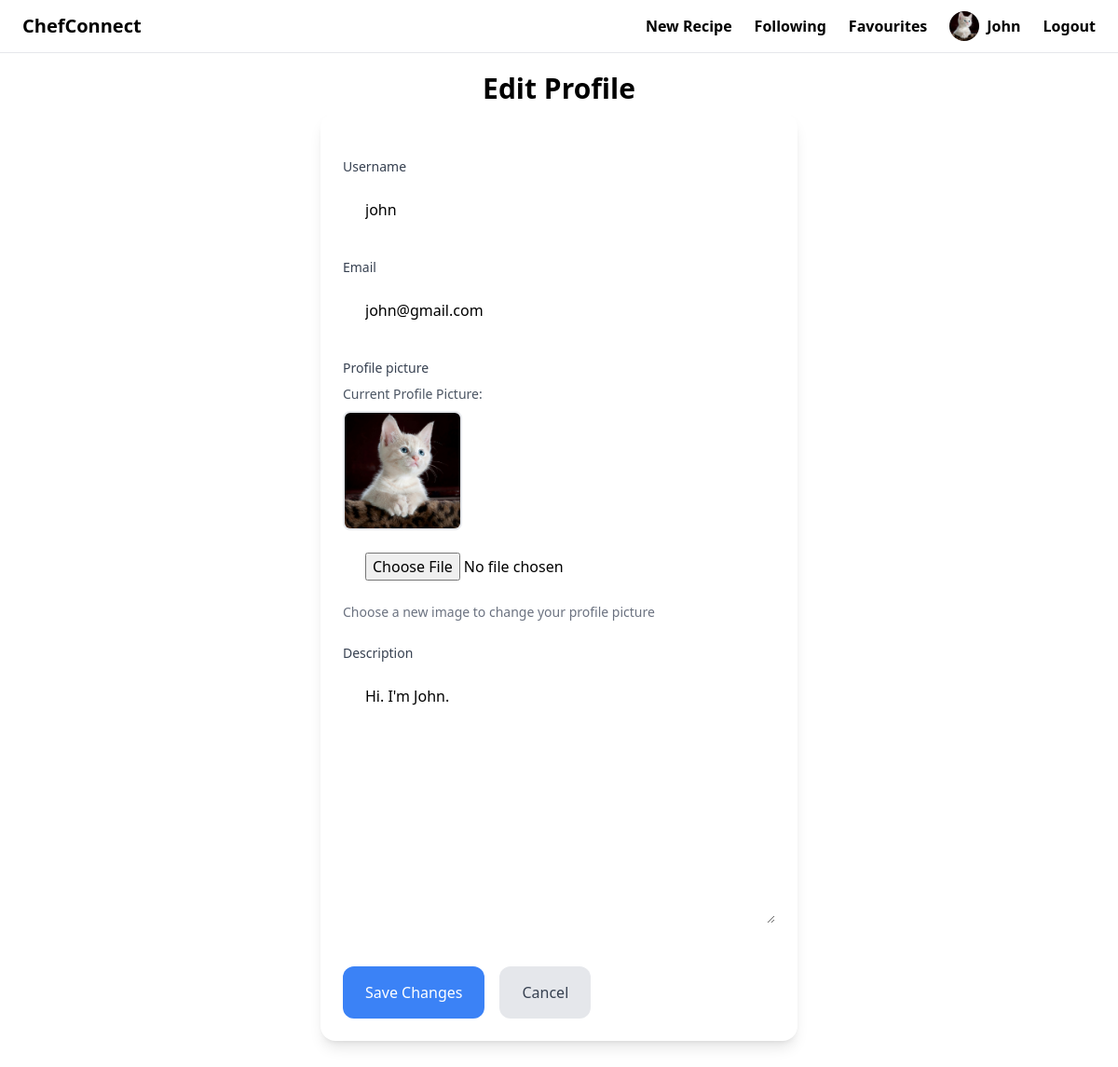
Page /users/profile/edit/ (signed in) on the committed database.
### users/models.py (models this page shows, shortened)
class CustomUser(AbstractUser):
    profile_picture = models.ImageField(upload_to="profile_pictures", blank=True, null=True)  # media/profile_pictures
    description = models.TextField(blank=True, null=True)

### users/views.py (the view)
# urls.py: path('profile/edit/', edit_profile, name="edit_profile"),
@login_required
def edit_profile(request):
    if request.method == 'POST':
        form = ProfileEditForm(request.POST, request.FILES, instance=request.user)
        if form.is_valid():
            form.save()
            messages.success(request, 'Profile updated successfully!')
            return redirect('users:profile')  # Redirect to profile page
    else:
        form = ProfileEditForm(instance=request.user)
    return render(request, 'users/edit_profile.html', {
        'form': form
    })

### users/forms.py
class ProfileEditForm(UserChangeForm):
    password = None
    class Meta:
        model = CustomUser
        fields = ("username", "email", "profile_picture", "description")
    username = forms.CharField(widget=forms.TextInput(attrs={
        'placeholder': 'Your username',
        'class': 'w-full py-4 px-6 rounded-xl'
    }))
    email = forms.EmailField(widget=forms.EmailInput(attrs={
        'placeholder': 'Your email address',
        'class': 'w-full py-4 px-6 rounded-xl'
    }))
    profile_picture = forms.ImageField(required=False, widget=forms.FileInput(attrs={
        'class': 'w-full py-4 px-6 rounded-xl',
        'id': 'id_profile_picture_input'
    }))
    description = forms.CharField(required=False, widget=forms.Textarea(attrs={
        'placeholder': 'Tell us about yourself',
        'class': 'w-full py-4 px-6 rounded-xl'
    }))

### users/templates/users/edit_profile.html (shortened to what this page needs)
{% extends 'base.html' %}
{% block content %}
    <div class="min-h-screen flex justify-center py-2">
        <div class="w-full max-w-lg mx-4">
            <h1 class="text-2xl md:text-3xl font-bold text-center mb-2">Edit Profile</h1>
            <form method="post" enctype="multipart/form-data" class="bg-white p-6 rounded-2xl shadow-lg space-y-6">
                {% for field in form %}
                    <div class="space-y-2">
                        <label class="text-gray-700 text-sm font-medium block">{{ field.label }}</label>
                        {% if field.name == 'profile_picture' %}
                            <div class="space-y-2">
                                {% if user.profile_picture %}
                                    <div class="flex flex-col items-center sm:items-start space-y-2">
                                        <p class="text-sm text-gray-600">Current Profile Picture:</p>
                                        <img src="{{ user.profile_picture.url }}"
                                             id="imagePreview"
                                             alt="Current profile picture"
                                             class="w-32 h-32 object-cover rounded-lg border-2 border-gray-200">
                                    </div>
                                {% endif %}
                                <div class="flex flex-col items-center sm:items-start">
                                    <div class="w-full max-w-sm">
                                        {{ field }}
                                    </div>
                                    <p class="text-sm text-gray-500 mt-2 text-center sm:text-left">
                                        Choose a new image to change your profile picture
                                    </p>
                                </div>
                            </div>
                        {% else %}
                            {{ field }}
                        {% endif %}
                    </div>
                {% endfor %}
                <div class="flex flex-col sm:flex-row gap-4 pt-4">
                    <button type="submit"
                            class="w-full sm:w-auto py-4 px-6 text-white bg-blue-500 hover:bg-blue-600 rounded-xl transition-colors duration-200">
                        Save Changes
                    </button>
                    <a href="{% url 'users:profile' %}"
                       class="w-full sm:w-auto py-4 px-6 text-center text-gray-700 bg-gray-200 hover:bg-gray-300 rounded-xl transition-colors duration-200">
                        Cancel
                    </a>
                </div>
            </form>
        </div>
    </div>
{% endblock %}

### templates/base.html (shortened to what this page needs)
{% load static %}
<!doctype html>
<html>
<head>
    <script src="https://cdn.tailwindcss.com"></script>
</head>
<body>
<nav class="relative py-3 px-4 md:px-6 border-b border-gray-200">
    <div class="max-w-7xl mx-auto">
        <div class="flex justify-between items-center">
            <a href="/" class="text-xl font-semibold">ChefConnect</a>
            <div class="hidden md:flex items-center space-x-6">
                <a href="{% url 'recipe:add_recipe' %}" class="text-base font-semibold hover:text-gray-500">New
                    Recipe</a>
                <a href="{% url 'users:following' %}" class="text-base font-semibold hover:text-gray-500">Following</a>
                <a href="{% url 'recipe:saved_recipes' %}" class="text-base font-semibold hover:text-gray-500">Favourites</a>
                {% if request.user.is_authenticated %}
                    <a href="{% url 'users:profile' %}" class="flex items-center space-x-2">
                        {% if request.user.profile_picture %}
                            <img src="{{ request.user.profile_picture.url }}" alt="Profile"
                                 class="w-8 h-8 rounded-full object-cover">
                        {% else %}
                            <div class="w-8 h-8 rounded-full bg-gray-300 flex items-center justify-center">
                                <span class="text-gray-600">{{ request.user.username|first|upper }}</span>
                            </div>
                        {% endif %}
                        <span class="text-base font-semibold hover:text-gray-500">{{ request.user.username | capfirst }}</span>
                    </a>
                    <a href="{% url 'users:logout' %}"
                       class="text-base font-semibold hover:text-red-700">Logout</a>
                {% endif %}
            </div>
        </div>
    </div>
</nav>
<div class="px-4 md:px-6 py-3">
    {% block content %}
    {% endblock %}
</div>
</body>
</html>

### rows in the picture
CustomUser: user.profile_picture (picture), user.username "John", form "john" "john@gmail.com" "Hi. I'm John.", profile_picture (picture)

### other values in the picture
{{ field.label }} "Username" "Email" "Profile picture" "Description"
